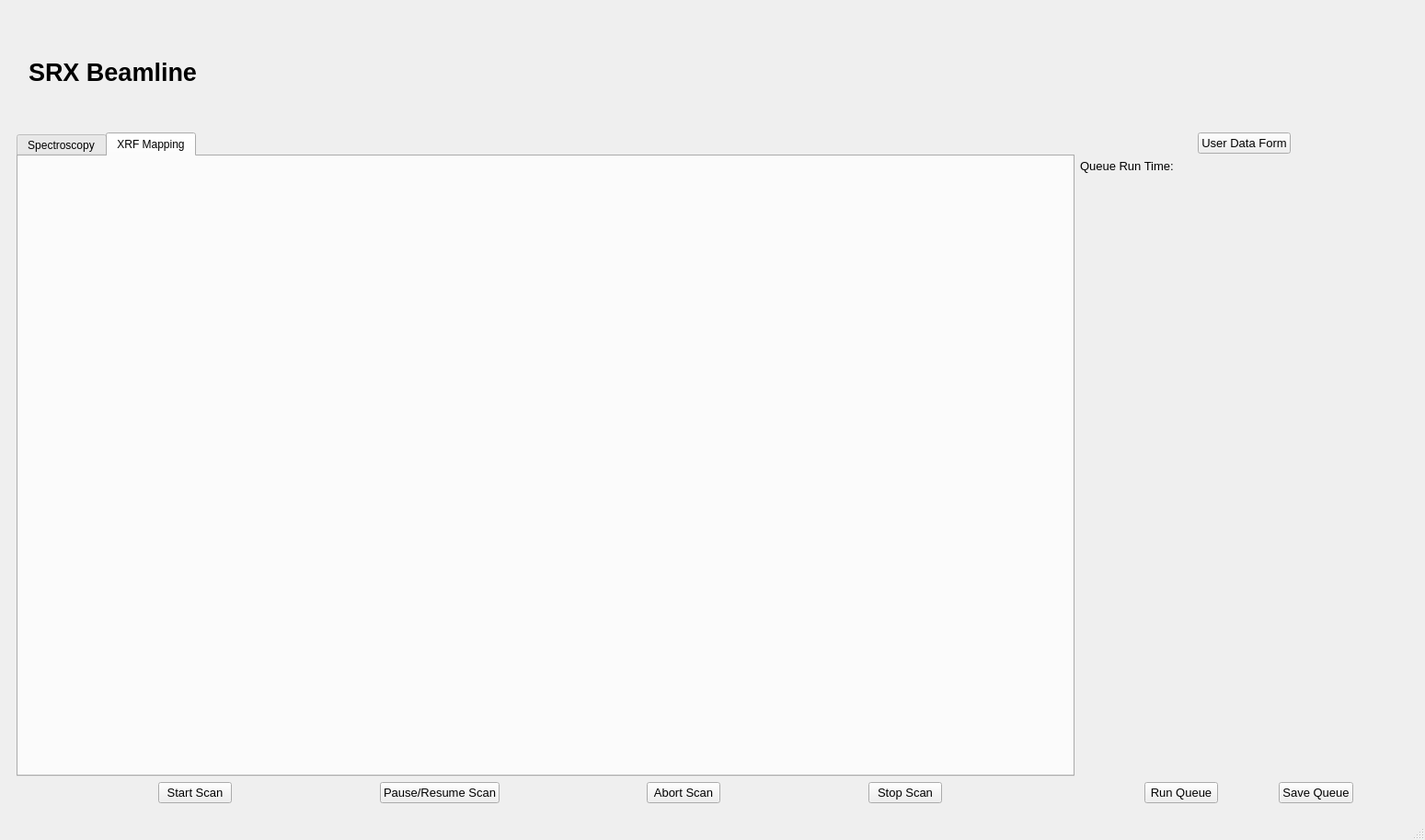
<?xml version="1.0" encoding="UTF-8"?>
<ui version="4.0">
 <class>MainWindow</class>
 <widget class="QMainWindow" name="MainWindow">
  <property name="geometry">
   <rect>
    <x>0</x>
    <y>0</y>
    <width>1549</width>
    <height>913</height>
   </rect>
  </property>
  <property name="windowTitle">
   <string>MainWindow</string>
  </property>
  <widget class="QWidget" name="centralwidget">
   <layout class="QVBoxLayout" name="verticalLayout">
    <item>
     <widget class="QStackedWidget" name="stackedWidget">
      <property name="currentIndex">
       <number>1</number>
      </property>
      <widget class="QWidget" name="page">
       <layout class="QVBoxLayout" name="verticalLayout_2">
        <item>
         <layout class="QHBoxLayout" name="horizontalLayout_5">
          <property name="sizeConstraint">
           <enum>QLayout::SetDefaultConstraint</enum>
          </property>
          <item>
           <widget class="QLabel" name="label_9">
            <property name="text">
             <string/>
            </property>
            <property name="pixmap">
             <pixmap>5-ID2.png</pixmap>
            </property>
           </widget>
          </item>
          <item>
           <widget class="QLabel" name="label">
            <property name="font">
             <font>
              <pointsize>20</pointsize>
              <weight>75</weight>
              <bold>true</bold>
             </font>
            </property>
            <property name="text">
             <string>SRX Beamline </string>
            </property>
           </widget>
          </item>
          <item>
           <spacer name="horizontalSpacer_9">
            <property name="orientation">
             <enum>Qt::Horizontal</enum>
            </property>
            <property name="sizeHint" stdset="0">
             <size>
              <width>40</width>
              <height>20</height>
             </size>
            </property>
           </spacer>
          </item>
          <item>
           <widget class="QLabel" name="label_10">
            <property name="text">
             <string/>
            </property>
            <property name="pixmap">
             <pixmap>nsls-ii.png</pixmap>
            </property>
           </widget>
          </item>
         </layout>
        </item>
        <item>
         <widget class="QWidget" name="widget" native="true">
          <property name="minimumSize">
           <size>
            <width>1000</width>
            <height>700</height>
           </size>
          </property>
         </widget>
        </item>
        <item>
         <layout class="QHBoxLayout" name="horizontalLayout_2">
          <item>
           <spacer name="horizontalSpacer">
            <property name="orientation">
             <enum>Qt::Horizontal</enum>
            </property>
            <property name="sizeHint" stdset="0">
             <size>
              <width>40</width>
              <height>20</height>
             </size>
            </property>
           </spacer>
          </item>
          <item>
           <widget class="QPushButton" name="pushButton">
            <property name="text">
             <string>Submit</string>
            </property>
           </widget>
          </item>
          <item>
           <spacer name="horizontalSpacer_2">
            <property name="orientation">
             <enum>Qt::Horizontal</enum>
            </property>
            <property name="sizeHint" stdset="0">
             <size>
              <width>40</width>
              <height>20</height>
             </size>
            </property>
           </spacer>
          </item>
         </layout>
        </item>
       </layout>
      </widget>
      <widget class="QWidget" name="page_2">
       <layout class="QVBoxLayout" name="verticalLayout_4">
        <item>
         <layout class="QHBoxLayout" name="horizontalLayout_6">
          <property name="sizeConstraint">
           <enum>QLayout::SetDefaultConstraint</enum>
          </property>
          <item>
           <widget class="QLabel" name="label_11">
            <property name="text">
             <string/>
            </property>
            <property name="pixmap">
             <pixmap>5-ID2.png</pixmap>
            </property>
           </widget>
          </item>
          <item>
           <widget class="QLabel" name="label_2">
            <property name="font">
             <font>
              <pointsize>20</pointsize>
              <weight>75</weight>
              <bold>true</bold>
             </font>
            </property>
            <property name="text">
             <string>SRX Beamline </string>
            </property>
           </widget>
          </item>
          <item>
           <spacer name="horizontalSpacer_10">
            <property name="orientation">
             <enum>Qt::Horizontal</enum>
            </property>
            <property name="sizeHint" stdset="0">
             <size>
              <width>40</width>
              <height>20</height>
             </size>
            </property>
           </spacer>
          </item>
          <item>
           <widget class="QLabel" name="label_12">
            <property name="text">
             <string/>
            </property>
            <property name="pixmap">
             <pixmap>nsls-ii.png</pixmap>
            </property>
           </widget>
          </item>
         </layout>
        </item>
        <item>
         <layout class="QHBoxLayout" name="horizontalLayout_3">
          <item>
           <widget class="QTabWidget" name="tabWidget">
            <property name="sizePolicy">
             <sizepolicy hsizetype="Preferred" vsizetype="Preferred">
              <horstretch>0</horstretch>
              <verstretch>0</verstretch>
             </sizepolicy>
            </property>
            <property name="minimumSize">
             <size>
              <width>1150</width>
              <height>700</height>
             </size>
            </property>
            <property name="currentIndex">
             <number>1</number>
            </property>
            <widget class="Spectroscopy" name="tab">
             <attribute name="title">
              <string>Spectroscopy</string>
             </attribute>
            </widget>
            <widget class="Window_" name="tab_2">
             <attribute name="title">
              <string>XRF Mapping</string>
             </attribute>
            </widget>
           </widget>
          </item>
          <item>
           <layout class="QVBoxLayout" name="verticalLayout_3">
            <item>
             <layout class="QHBoxLayout" name="horizontalLayout_9">
              <item>
               <spacer name="horizontalSpacer_13">
                <property name="orientation">
                 <enum>Qt::Horizontal</enum>
                </property>
                <property name="sizeHint" stdset="0">
                 <size>
                  <width>40</width>
                  <height>20</height>
                 </size>
                </property>
               </spacer>
              </item>
              <item>
               <widget class="QPushButton" name="userdataform">
                <property name="font">
                 <font>
                  <pointsize>10</pointsize>
                 </font>
                </property>
                <property name="text">
                 <string>User Data Form</string>
                </property>
               </widget>
              </item>
              <item>
               <spacer name="horizontalSpacer_14">
                <property name="orientation">
                 <enum>Qt::Horizontal</enum>
                </property>
                <property name="sizeHint" stdset="0">
                 <size>
                  <width>40</width>
                  <height>20</height>
                 </size>
                </property>
               </spacer>
              </item>
             </layout>
            </item>
            <item>
             <layout class="QHBoxLayout" name="horizontalLayout_8">
              <item>
               <widget class="QLabel" name="label_7">
                <property name="font">
                 <font>
                  <pointsize>10</pointsize>
                 </font>
                </property>
                <property name="text">
                 <string>Queue Run Time: </string>
                </property>
               </widget>
              </item>
              <item>
               <widget class="QLabel" name="queue_time">
                <property name="text">
                 <string/>
                </property>
               </widget>
              </item>
             </layout>
            </item>
            <item>
             <widget class="Queue" name="widget_2" native="true">
              <property name="minimumSize">
               <size>
                <width>200</width>
                <height>650</height>
               </size>
              </property>
             </widget>
            </item>
           </layout>
          </item>
         </layout>
        </item>
        <item>
         <layout class="QHBoxLayout" name="horizontalLayout_4">
          <item>
           <spacer name="horizontalSpacer_3">
            <property name="orientation">
             <enum>Qt::Horizontal</enum>
            </property>
            <property name="sizeHint" stdset="0">
             <size>
              <width>40</width>
              <height>20</height>
             </size>
            </property>
           </spacer>
          </item>
          <item>
           <widget class="QPushButton" name="start_scan">
            <property name="font">
             <font>
              <pointsize>10</pointsize>
             </font>
            </property>
            <property name="text">
             <string>Start Scan</string>
            </property>
           </widget>
          </item>
          <item>
           <spacer name="horizontalSpacer_4">
            <property name="orientation">
             <enum>Qt::Horizontal</enum>
            </property>
            <property name="sizeHint" stdset="0">
             <size>
              <width>40</width>
              <height>20</height>
             </size>
            </property>
           </spacer>
          </item>
          <item>
           <widget class="QPushButton" name="pause_resume_scan">
            <property name="font">
             <font>
              <pointsize>10</pointsize>
             </font>
            </property>
            <property name="text">
             <string>Pause/Resume Scan</string>
            </property>
           </widget>
          </item>
          <item>
           <spacer name="horizontalSpacer_5">
            <property name="orientation">
             <enum>Qt::Horizontal</enum>
            </property>
            <property name="sizeHint" stdset="0">
             <size>
              <width>40</width>
              <height>20</height>
             </size>
            </property>
           </spacer>
          </item>
          <item>
           <widget class="QPushButton" name="abort_scan">
            <property name="font">
             <font>
              <pointsize>10</pointsize>
             </font>
            </property>
            <property name="text">
             <string>Abort Scan</string>
            </property>
           </widget>
          </item>
          <item>
           <spacer name="horizontalSpacer_6">
            <property name="orientation">
             <enum>Qt::Horizontal</enum>
            </property>
            <property name="sizeHint" stdset="0">
             <size>
              <width>40</width>
              <height>20</height>
             </size>
            </property>
           </spacer>
          </item>
          <item>
           <widget class="QPushButton" name="stop_scan">
            <property name="font">
             <font>
              <pointsize>10</pointsize>
             </font>
            </property>
            <property name="text">
             <string>Stop Scan</string>
            </property>
           </widget>
          </item>
          <item>
           <spacer name="horizontalSpacer_7">
            <property name="orientation">
             <enum>Qt::Horizontal</enum>
            </property>
            <property name="sizeHint" stdset="0">
             <size>
              <width>40</width>
              <height>20</height>
             </size>
            </property>
           </spacer>
          </item>
          <item>
           <layout class="QHBoxLayout" name="horizontalLayout_7">
            <item>
             <spacer name="horizontalSpacer_8">
              <property name="orientation">
               <enum>Qt::Horizontal</enum>
              </property>
              <property name="sizeHint" stdset="0">
               <size>
                <width>60</width>
                <height>20</height>
               </size>
              </property>
             </spacer>
            </item>
            <item>
             <widget class="QPushButton" name="run_queue">
              <property name="font">
               <font>
                <pointsize>10</pointsize>
               </font>
              </property>
              <property name="text">
               <string>Run Queue</string>
              </property>
             </widget>
            </item>
            <item>
             <spacer name="horizontalSpacer_11">
              <property name="orientation">
               <enum>Qt::Horizontal</enum>
              </property>
              <property name="sizeHint" stdset="0">
               <size>
                <width>60</width>
                <height>20</height>
               </size>
              </property>
             </spacer>
            </item>
            <item>
             <widget class="QPushButton" name="save_queue">
              <property name="font">
               <font>
                <pointsize>10</pointsize>
               </font>
              </property>
              <property name="text">
               <string>Save Queue</string>
              </property>
             </widget>
            </item>
            <item>
             <spacer name="horizontalSpacer_12">
              <property name="orientation">
               <enum>Qt::Horizontal</enum>
              </property>
              <property name="sizeHint" stdset="0">
               <size>
                <width>60</width>
                <height>20</height>
               </size>
              </property>
             </spacer>
            </item>
           </layout>
          </item>
         </layout>
        </item>
       </layout>
      </widget>
     </widget>
    </item>
   </layout>
  </widget>
  <widget class="QMenuBar" name="menubar">
   <property name="geometry">
    <rect>
     <x>0</x>
     <y>0</y>
     <width>1549</width>
     <height>21</height>
    </rect>
   </property>
  </widget>
  <widget class="QStatusBar" name="statusbar"/>
 </widget>
 <customwidgets>
  <customwidget>
   <class>Queue</class>
   <extends>QWidget</extends>
   <header>Queue.h</header>
   <container>1</container>
  </customwidget>
  <customwidget>
   <class>Spectroscopy</class>
   <extends>QWidget</extends>
   <header>Spectroscopy.h</header>
   <container>1</container>
  </customwidget>
  <customwidget>
   <class>Window_</class>
   <extends>QWidget</extends>
   <header>Window_.h</header>
   <container>1</container>
  </customwidget>
 </customwidgets>
 <resources/>
 <connections/>
</ui>
